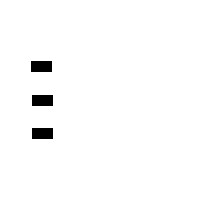
Frame 1 (no input)
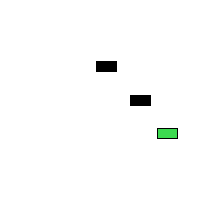
Frame 60 (the mouse pressed at the canvas centre just before this capture)
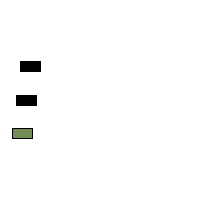
Frame 120 (the mouse held since frame 60 and released just before this capture)

The Processing sketch that drew these frames (run headless with seeded random() and noise(); from frame 60 on, the mouse is pressed at the canvas centre):

// Processing sketch: processing_166133
// ── processing_166133.pde

// Learning Processing
// Daniel Shiffman
// http://www.learningprocessing.com

// Example 8-2: Two Car objects

Car myCar1;
Car myCar2; // Three objects!
Car myCar3;
int direction = 1;
float carColor = 0;
int changeColor = 0;

void setup() {
  size(200,200);
  myCar1 = new Car(color(255,255,255),width/5,height/2,random(1,3)); // Parameters go inside the parentheses when the object is constructed.
  myCar2 = new Car(color(255,255,255),width/5,height/3,random(1,3));
  myCar3 = new Car(color(255,255,255),width/5,height*2/3,random(1,3));
}

void draw() {
  background(255);
  myCar1.move(direction);
  myCar1.display();
  myCar2.move(direction);
  myCar2.display();
  myCar3.move(direction);
  myCar3.display();
  
  if (myCar1.xpos+10>width|| myCar1.xpos<10){
    direction = - direction;
    myCar1.r=random(255);
    myCar1.g=random(255);
    myCar1.b=random(255);
     //color(random(0,255),random(0,255),random(0,255));
  }
  
 if (myCar2.xpos+10>width|| myCar2.xpos<10){
    direction = - direction;
    myCar2.r=random(255);
    myCar2.g=random(255);
    myCar2.b=random(255);
 }
 
  if (myCar3.xpos+10>width|| myCar3.xpos<10){
     direction = - direction;
     myCar3.r=random(255);
     myCar3.g=random(255);
     myCar3.b=random(255);
  }
}

class Car { // Even though there are multiple objects, we still only need one class. No matter how many cookies we make, only one cookie cutter is needed.Isnâ€™t object-oriented programming swell?
  float r;
  float g;
  float b;
  float xpos;
  float ypos;
  float xspeed;
 // float direction = 1;

  Car(color tempC, float tempXpos, float tempYpos, float tempXspeed) { // The Constructor is defined with arguments.
    r = tempC;
    xpos = tempXpos;
    ypos = tempYpos;
    xspeed = tempXspeed;
  }

  void display() {
    stroke(0);
    fill(r,g,b);
    rectMode(CENTER);
    rect(xpos,ypos,20,10);
  }

  void move(int direction) {
    xpos = xpos + xspeed*direction;
  }
  //void yesColor(int changeColor) {
    //c= c*changeColor;
  //if (xpos>width|| xpos<0) {
  //fill(random(0,255),random(0,255),random(0,255));
}
  //}
